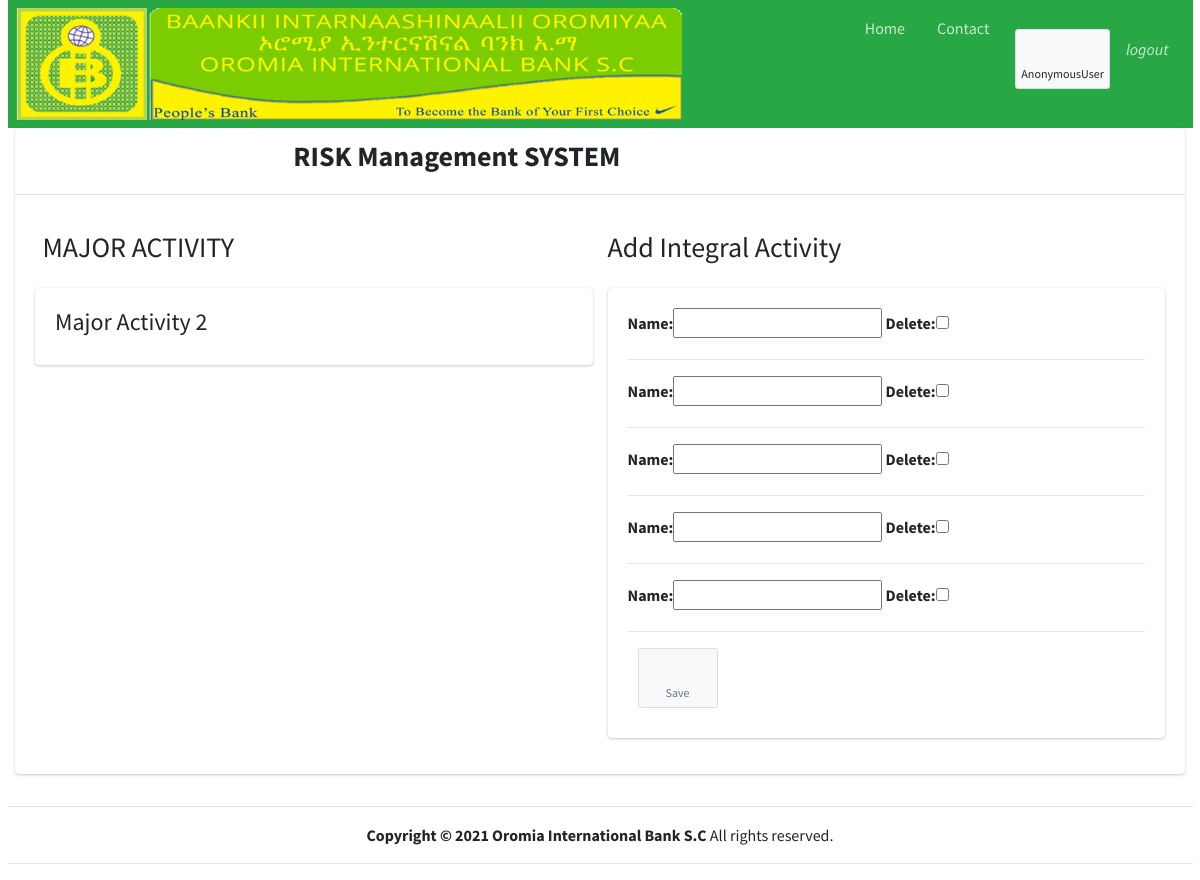
Before: /createIntegralActivity/1/ with the older database file.
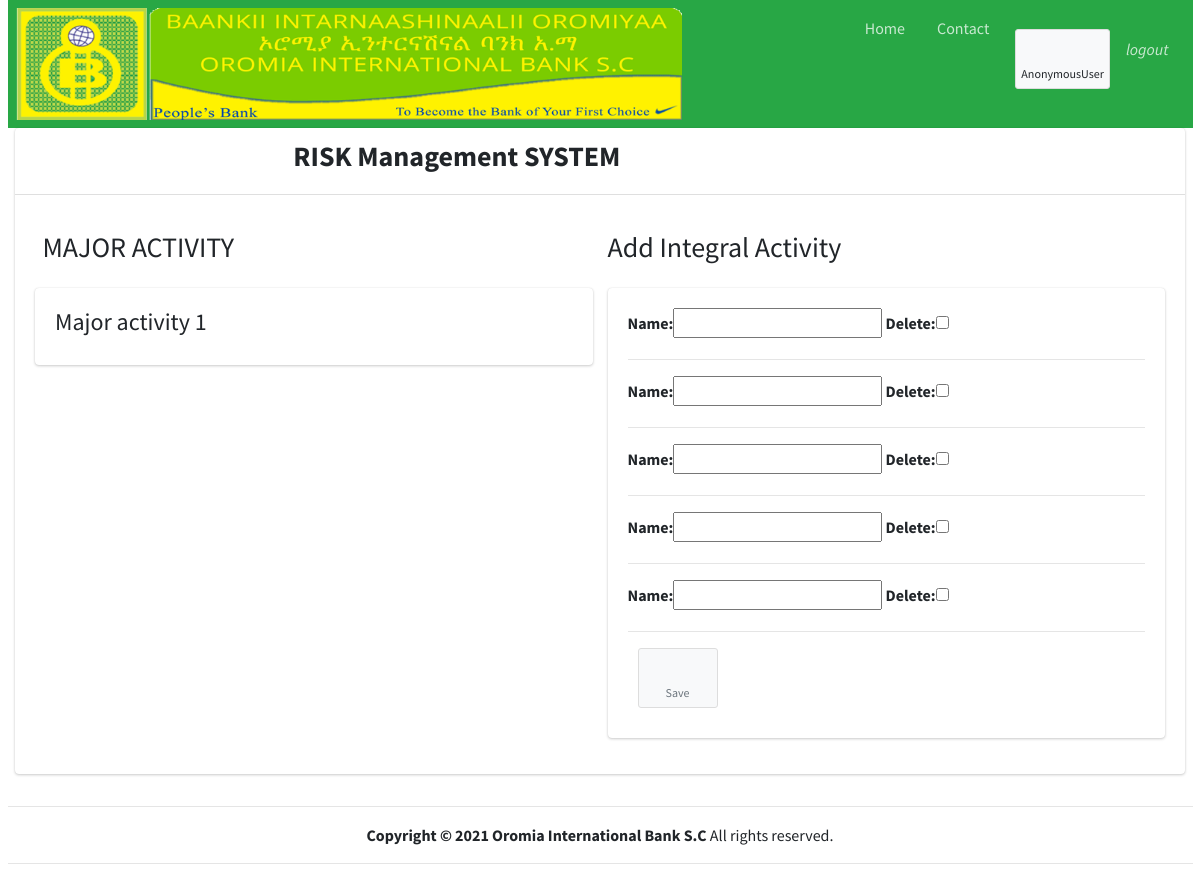
After: the same page with the newer database file.
### start1/models.py (models this page shows, shortened)
class MajorActivity(models.Model):
    name = models.CharField(max_length=300)
    added_by = models.ForeignKey(settings.AUTH_USER_MODEL, null=True, blank=True, on_delete=models.SET_NULL)

### start1/views.py (the view)
# urls.py: path('createIntegralActivity/<str:pk>/', views.createIntegralActivity, name='createIntegralActivity'),
def createIntegralActivity(request, pk):
    IFormSet = inlineformset_factory(MajorActivity, IntegralActivity, fields=('major_Activity', 'name'), extra=5)
    ma = MajorActivity.objects.get(id=pk)
    form = IFormSet(queryset=IntegralActivity.objects.none(), instance=ma)
    if request.method == 'POST':
        form = IFormSet(request.POST, instance=ma)
        if form.is_valid():
            form.save()
            messages.success(request, 'Saved successfully')
            return redirect('majorActivity')
    context ={'majorActivity':ma, 'form':form}
    return render(request, "createIntegralActivity.html", context)

### start1/templates/createIntegralActivity.html (shortened to what this page needs)
{% extends "base.html" %}
{% block page_content %}
    <div class="container-fluid">
      <p>
        <div class="row">
           <div class="col"><h3> MAJOR ACTIVITY </h3></div>
           <div class="col">
              <h3> Add Integral Activity</h3>
           </div>
           </div>
        </div>
      <div class="row">
        <div class="col">
          <div>
            <div class="card card-body">
             <h4>{{majorActivity.name}}</h4>
            </div>
          </div>
        </div>
        <div class="col">
          <div>
            <div class="card card-body">
                <form method="post">
                    {% for form in form %}
                    {{ form }}
                    <hr>
                    {% endfor %}
                    <button class="btn btn-app btn-sm mr-4" type="submit" value="Submit"><i class="fas fa-save"></i> Save</button>
                </form>
            </div>
          </div>
        </div>
      </div>
    </div>
{% endblock %}

Changed rows visible on the page:
changed MajorActivity: name "Major Activity 2" → "Major activity 1"
